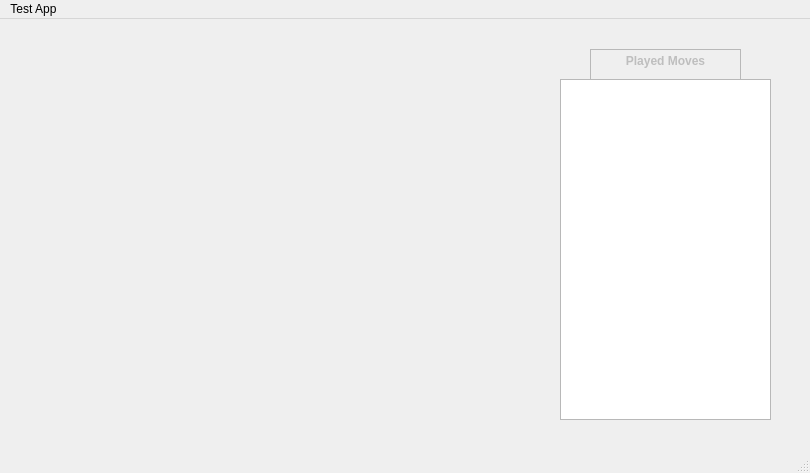
<?xml version="1.0" encoding="UTF-8"?>
<ui version="4.0">
 <class>MainWindow</class>
 <widget class="QMainWindow" name="MainWindow">
  <property name="geometry">
   <rect>
    <x>0</x>
    <y>0</y>
    <width>810</width>
    <height>473</height>
   </rect>
  </property>
  <property name="windowTitle">
   <string>MainWindow</string>
  </property>
  <widget class="QWidget" name="centralwidget">
   <widget class="QWidget" name="gridLayoutWidget">
    <property name="geometry">
     <rect>
      <x>190</x>
      <y>60</y>
      <width>331</width>
      <height>341</height>
     </rect>
    </property>
    <layout class="QGridLayout" name="gridLayout"/>
   </widget>
   <widget class="QListView" name="listView">
    <property name="geometry">
     <rect>
      <x>560</x>
      <y>60</y>
      <width>211</width>
      <height>341</height>
     </rect>
    </property>
   </widget>
   <widget class="QTextEdit" name="textEdit">
    <property name="enabled">
     <bool>false</bool>
    </property>
    <property name="geometry">
     <rect>
      <x>590</x>
      <y>30</y>
      <width>151</width>
      <height>31</height>
     </rect>
    </property>
    <property name="html">
     <string>&lt;!DOCTYPE HTML PUBLIC &quot;-//W3C//DTD HTML 4.0//EN&quot; &quot;http://www.w3.org/TR/REC-html40/strict.dtd&quot;&gt;
&lt;html&gt;&lt;head&gt;&lt;meta name=&quot;qrichtext&quot; content=&quot;1&quot; /&gt;&lt;meta charset=&quot;utf-8&quot; /&gt;&lt;style type=&quot;text/css&quot;&gt;
p, li { white-space: pre-wrap; }
hr { height: 1px; border-width: 0; }
li.unchecked::marker { content: &quot;\2610&quot;; }
li.checked::marker { content: &quot;\2612&quot;; }
&lt;/style&gt;&lt;/head&gt;&lt;body style=&quot; font-family:'Segoe UI'; font-size:9pt; font-weight:400; font-style:normal;&quot;&gt;
&lt;p align=&quot;center&quot; style=&quot; margin-top:0px; margin-bottom:0px; margin-left:0px; margin-right:0px; -qt-block-indent:0; text-indent:0px;&quot;&gt;&lt;span style=&quot; font-weight:700;&quot;&gt;Played Moves&lt;/span&gt;&lt;/p&gt;&lt;/body&gt;&lt;/html&gt;</string>
    </property>
   </widget>
  </widget>
  <widget class="QMenuBar" name="menubar">
   <property name="geometry">
    <rect>
     <x>0</x>
     <y>0</y>
     <width>810</width>
     <height>26</height>
    </rect>
   </property>
   <widget class="QMenu" name="menuTest_App">
    <property name="title">
     <string>Test App</string>
    </property>
   </widget>
   <addaction name="menuTest_App"/>
  </widget>
  <widget class="QStatusBar" name="statusbar"/>
 </widget>
 <resources/>
 <connections/>
</ui>
